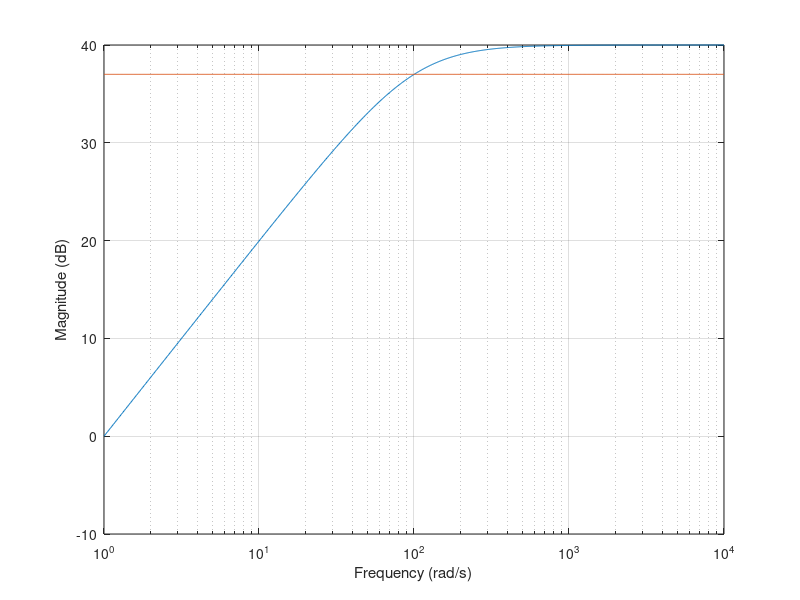

MATLAB code to generate this figure:
clear all
close all
clc

figure(1)
G1 = tf([100 0],[1 100]);
[mag,phase,w]=bode(G1);
magdb = 20*log10(squeeze(mag));
semilogx(w,magdb)
grid on
xlabel('Frequency (rad/s)')
ylabel('Magnitude (dB)')

[i,j] = size(w)
bandwidth = (max(magdb)-3)*ones(i,j);
hold on
semilogx(w,bandwidth)
